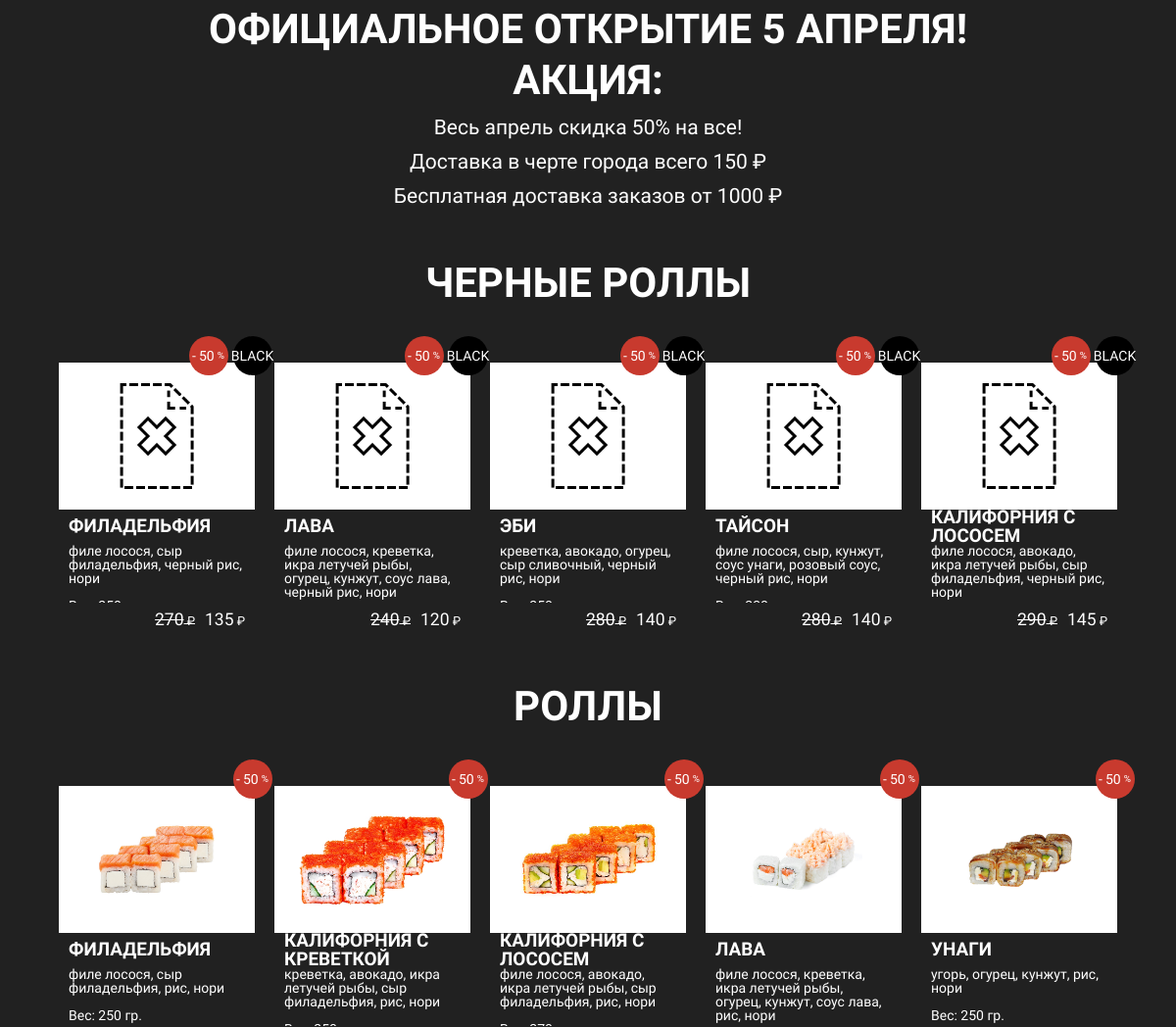
The app's page / (middle part), older data.
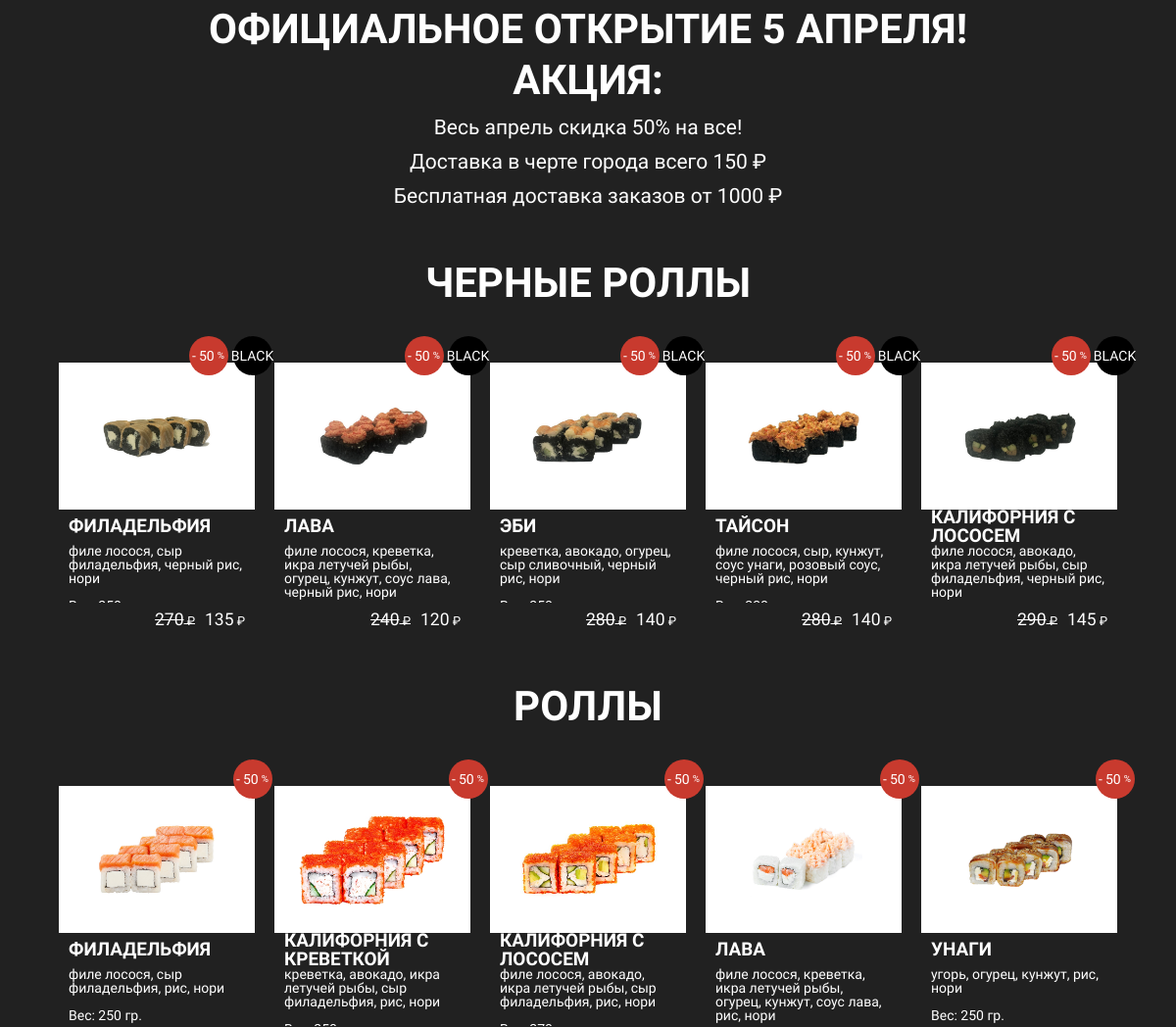
The same page, newer data.
### main/models.py (models this page shows, shortened)
class Food(models.Model):
    kind = models.ForeignKey(FoodKind, on_delete=models.CASCADE, related_name='kind', verbose_name='Категория блюда')
    title = models.CharField(_('Название'), max_length=128)
    description = models.CharField(_('Описание'), max_length=512, blank=True, null=True)
    cost = models.PositiveSmallIntegerField(_('Цена'), )
    cost_on_sale = models.PositiveSmallIntegerField(_('Цена cо скидкой'), blank=True, null=True)
    weight = models.PositiveSmallIntegerField(_('Вес'), )
    image = models.ImageField(_('Изображение'), upload_to='food')
    is_hot = models.BooleanField(_('Острое?'), default=False)
    class Meta:
        verbose_name = _('блюдо')
        verbose_name_plural = _('Блюда')

### main/views.py (the view)
# urls.py: url(r'^$', index, name='index'),
def index(request):
    sushi_menu = Food.objects.filter(kind=2)
    sushi_tempura_menu = Food.objects.filter(kind=4)
    sushi_black_menu = Food.objects.filter(kind=5)
    pizza_menu = Food.objects.filter(kind=1)
    salads_menu = Food.objects.filter(kind=6)
    drinks_menu = Food.objects.filter(kind=3)
    context = {
        'pizza': pizza_menu,
        'salads': salads_menu,
        'sushi': sushi_menu,
        'sushi_tempura': sushi_tempura_menu,
        'sushi_black': sushi_black_menu,
        'drinks': drinks_menu,
    }
    return render(request, 'index.html', context=context)

### main/templates/index.html (shortened to what this page needs)
{% load staticfiles %}
<!DOCTYPE HTML>
<html>
    <head>
        <link rel="stylesheet" href="https://use.fontawesome.com/releases/v5.7.2/css/all.css">
        <link rel="stylesheet" href="{% static 'reset.css' %}">
        <link rel="stylesheet" href="{% static 'style.css' %}">
    </head>
    <body onload="isPageLoaded()">
        <section class="menu">
            <article class="food-kind">
                <h2 class="food-kind-title" style="margin-bottom: 10px;">
                    Официальное открытие 5 апреля!
                </h2>
                <h2 class="food-kind-title" style="margin-bottom: 10px;">
                    Акция:
                </h2>
                <h2 class="food-kind-title" style="font-size: 1.5rem; font-weight: 300; line-height: 2.5rem; text-transform: none;">
                    Весь апрель скидка 50% на все!
                    <br />
                    Доставка в черте города всего 150 ₽
                    <br />
                    Бесплатная доставка заказов от 1000 ₽
                </h2>
            </article>
            <article class="food-kind">
                <h2 class="food-kind-title">Черные роллы</h2>
                <div class="menu-grid">
                    {% for item in sushi_black %}
                        <div class="food-card">
                            <div class="is-black">
                                BLACK
                            </div>
                            {% if item.cost_on_sale %}
                                <div class="on-sale" style="right: 27.5px;">
                                    50
                                </div>
                            {% endif %}
                            <div class="image">
                                <img src="{{ item.image.url }}" alt="{{ item.title }}" />
                            </div>
                            <div class="title">
                                <h6>{{ item.title }}</h6>
                            </div>
                            <div class="description">
                                <p>
                                    {{ item.description }}
                                    <br /><br />
                                </p>
                            </div>
                            <div class="cost">
                                {% if item.cost_on_sale  %}
                                    <span style="text-decoration: line-through; margin-right: 10px;">{{ item.cost }}</span>
                                    <span>{{ item.cost_on_sale }}</span>
                                {% else %}
                                    <span>{{ item.cost }}</span>
                                {% endif %}
                            </div>
                        </div>
                    {% endfor %}
                </div>
            </article>
            <article class="food-kind">
                <h2 class="food-kind-title">Роллы</h2>
                <div class="menu-grid">
                    {% for item in sushi %}
                        <div class="food-card">
                            {% if item.cost_on_sale %}
                                <div class="on-sale">
                                    50
                                </div>
                            {% endif %}
                            <div class="image">
                                <img src="{{ item.image.url }}" alt="{{ item.title }}" />
                            </div>
                            <div class="title">
                                <h6>{{ item.title }}</h6>
                            </div>
                            <div class="description">
                                <p>
                                    {{ item.description }}
                                    <br /><br />
                                    Вес: {{ item.weight }} гр.
                                </p>
                            </div>
                        </div>
                    {% endfor %}
                </div>
            </article>
        </section>
    </body>
</html>

Row changes from the older to the newer data that the page shows:
changed Food "филе лосося, сыр филадельфия, черный рис, нори": image: a different picture
changed Food (number 2 of 10 on the later page): image: a different picture
changed Food "ЭБИ": image: a different picture
changed Food "ТАЙСОН": image: a different picture
changed Food "филе лосося, авокадо, икра летучей рыбы, сыр филадельфия, черный рис, нори": image: a different picture
